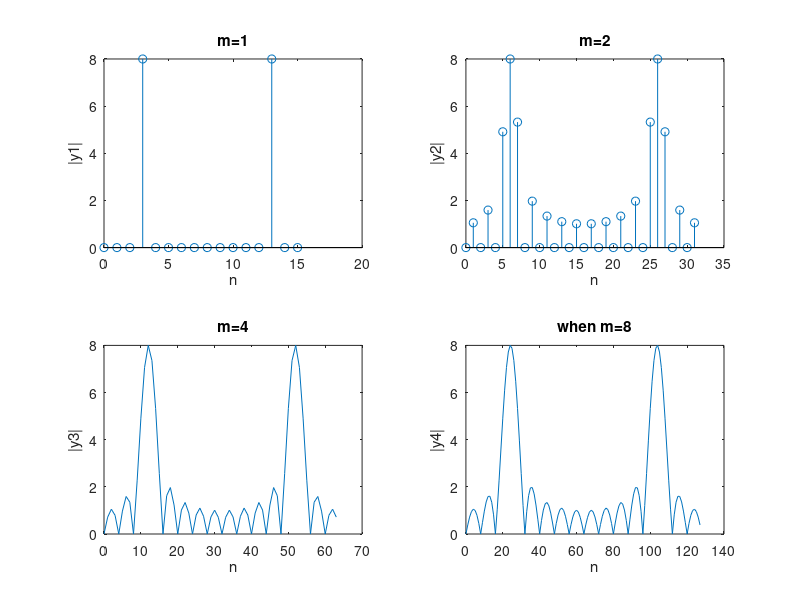

Recreate this plot in MATLAB.
fo=12;
fs=64;
L=16;
n1=0:15;
n2=0:31;
n3=0:63;
n4=0:127;
pn1=cos((2*pi*fo*n1)/fs);
pn2=cos((2*pi*fo*n2)/fs);
pn3=cos((2*pi*fo*n3)/fs);
pn4=cos((2*pi*fo*n4)/fs);
wn1=(0<=n1 & n1<=15);
wn2=(0<=n2 & n2<=15);
wn3=(0<=n3 & n3<=15);
wn4=(0<=n4 & n4<=15);
xn1=pn1.*wn1;
xn2=pn2.*wn2;
xn3=pn3.*wn3;
xn4=pn4.*wn4;
y1=fft(xn1,16);
y2=fft(xn2,32);
y3=fft(xn3,64);
y4=fft(xn4,128);
figure
subplot(2,2,1)
stem(n1,abs(y1));
title('m=1')
xlabel('n');
ylabel('|y1|');
subplot(2,2,2)
stem(n2,abs(y2));
title('m=2')
xlabel('n');
ylabel('|y2|');
subplot(2,2,3)
plot(n3,abs(y3));
title('m=4')
xlabel('n');
ylabel('|y3|');
subplot(2,2,4)
plot(n4,abs(y4));
title('when m=8')
xlabel('n');
ylabel('|y4|')
